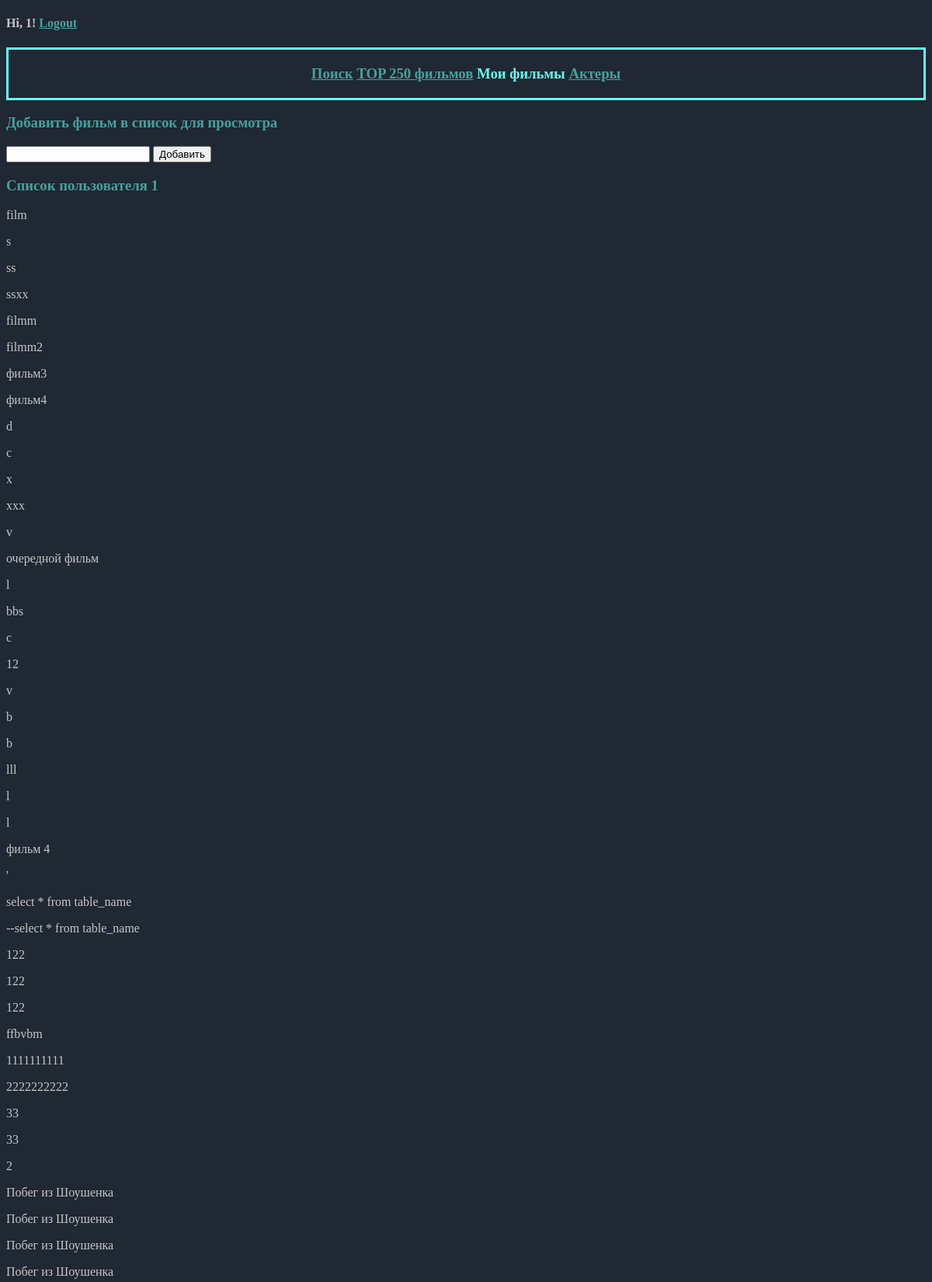
/myfilms (signed in, upper part), run on the app's committed database.
### app/models.py (models this page shows, shortened)
class User(db.Model, UserMixin):
    id = db.Column(db.Integer, primary_key=True)
    username = db.Column(db.String(64), index=True, unique=True)
    email = db.Column(db.String(120), index=True, unique=True)
    password_hash = db.Column(db.String(128))
    posts = db.relationship('Add_films', backref='author', lazy='dynamic')

class Add_films(db.Model):
	id = db.Column(db.Integer, primary_key=True)
	films = db.Column(db.String(150))
	user_id = db.Column(db.Integer, db.ForeignKey('user.id'))

### app/routes.py (the view, shortened to what this page needs)
@app.route('/myfilms', methods=['GET','POST'])
@login_required
def myfilms():
	masfilms=[]
	form = AddfilmsForm()
	user= User.query.filter_by(username=current_user.id).first_or_404()
	alls=Add_films.query.all()
	return(render_template('main.html', form=form,user=user,alls=alls))

### app/forms.py
class AddfilmsForm(FlaskForm):
	film = StringField('Какой фильм Вы бы хотели добавить?',validators=[DataRequired()])
	submit = SubmitField('Добавить')

### app/models.py (called while the page is built)
@login.user_loader
def load_user(id):
    return User.query.get(int(id))

### app/templates/main.html (shortened to what this page needs)
<!DOCTYPE html>
<html lang="en">
<link rel="stylesheet" href="{{url_for('static',filename='css/base.css')}}">
<body>
  {% block content %}
    {% if current_user.is_anonymous %}
    <h4><a href="{{ url_for('login') }}">Login</a></h4>
    {% else %}
    <h4>
    	<p> Hi, {{ current_user.username }}!
    	<a href="{{ url_for('logout') }}">Logout</a> </p>
    </h4>
    {% endif %}
</body>
<body>
	<h3>
	<p class="letter">	<a href="/search">Поиск</a>
		<a href="/top250">TOP 250 фильмов</a>
		Мои фильмы
		<a href="/actors">Актеры</a> </p>
	</h3>
</body>
<h3 style=" color: #45a29e">Добавить фильм в список для просмотра</h3>
<form method="post" >
	{{ form.film }}
	{{ form.submit }}
</form>
<h3 style=" color: #45a29e">Список пользователя {{ user.username }} </h3>
<body>
    {% for spisok in alls %}
    <div>
    	<tr>
    		<p>{{ spisok.films }}</p>
    	</tr>
    </div>
    {% endfor %}
    {% endblock %}
</body>
</html>

### app/static/css/base.css (style rules this page uses)
body { background: #1F2833; }
.letter { border: 3px solid #66FCF1; padding: 20px; text-align:center; color: #66FCF1; font-size: 100%; }
a { color: #45A29E; }
p { color : #C5C6C7; }

### data on the page
User: username "1"
Add_films: films "film"
Add_films: films "s"
Add_films: films "ss"
Add_films: films "ssxx"
Add_films: films "filmm"
Add_films: films "filmm2"
Add_films: films "фильм3"
Add_films: films "фильм4"
Add_films: films "d"
Add_films: films "c"
Add_films: films "x"
Add_films: films "xxx"
Add_films: films "v"
Add_films: films "очередной фильм"
Add_films: films "l"
Add_films: films "bbs"
Add_films: films "c"
Add_films: films "12"
Add_films: films "v"
Add_films: films "b"
Add_films: films "b"
Add_films: films "lll"
Add_films: films "l"
Add_films: films "l"
Add_films: films "фильм 4"
Add_films: films "'"
Add_films: films "select * from table_name"
Add_films: films "--select * from table_name"
Add_films: films "122"
Add_films: films "122"
Add_films: films "122"
Add_films: films "ffbvbm"
Add_films: films "1111111111"
Add_films: films "2222222222"
Add_films: films "33"
Add_films: films "33"
Add_films: films "2"
Add_films: films "Побег из Шоушенка"
Add_films: films "Побег из Шоушенка"
Add_films: films "Побег из Шоушенка"
Add_films: films "Побег из Шоушенка"
